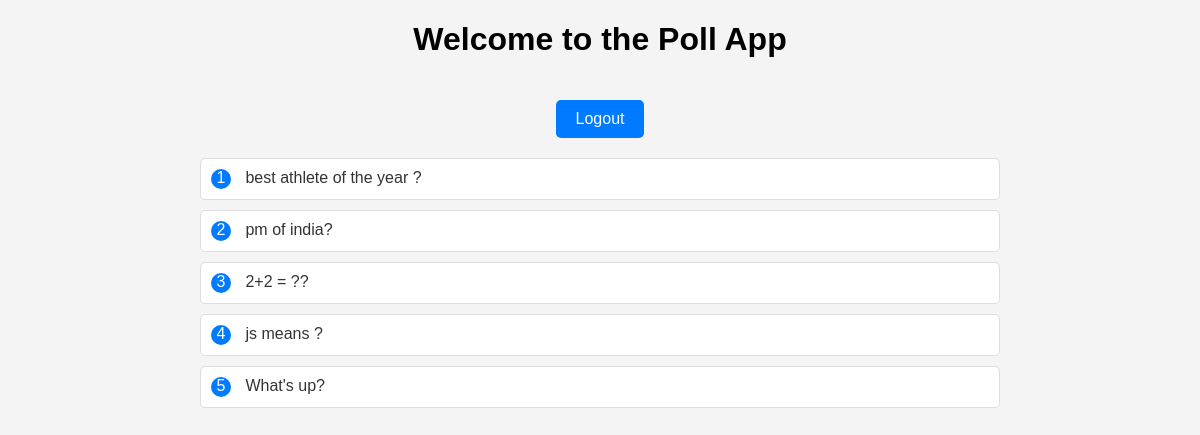
The page /polls/ (signed in) on the database its author committed.
### polls/models.py (models this page shows, shortened)
class Question(models.Model):
    question_text = models.CharField(max_length=200)
    pub_date = models.DateTimeField("date published")

### polls/views.py (the view)
# urls.py: path("", views.IndexView.as_view(), name="index"),
class IndexView(generic.ListView):
    template_name = "polls/index.html"
    context_object_name = "latest_question_list"
    def get_queryset(self):
        return Question.objects.order_by("-pub_date")[:5]

### polls/templates/polls/index.html (shortened to what this page needs)
<!DOCTYPE html>
<html lang="en">
<head>
</head>
<body>
 <h1> Welcome to the Poll App </h1>
    <div class="container">
      <center>
        {% if user.is_authenticated %}
            <a href="{% url 'logout' %}" class="btn btn-primary">Logout</a>
        {% else %}
            <a href="{% url 'login' %}" id="loginButton" class="btn btn-primary">Login</a>
        {% endif %}
      </center>
        <div class="poll-list">
            {% if latest_question_list %}
                <ol class="polls">
                    {% for question in latest_question_list %}
                        <li class="poll-item">
                            <span class="poll-number">{{ forloop.counter }}</span>
                            <a href="{% url 'polls:detail' question.id %}" class="poll-question">{{ question.question_text }}</a>
                        </li>
                    {% endfor %}
                </ol>
            {% else %}
                <p>No polls available.</p>
            {% endif %}
        </div>
    </div>
</body>
</html>

### polls/templates/polls/index.html (style rules this page uses)
body { font-family: 'Arial', sans-serif; background-color: #f4f4f4; margin: 0; padding: 0; }
h1 { text-align: center }
.container { max-width: 800px; margin: 0 auto; padding: 20px; }
.btn { display: inline-block; padding: 10px 20px; text-decoration: none; color: #fff; background-color: #007bff; border-radius: 5px; transition: background-color 0.3s ease; }
.poll-list { margin-top: 20px; }
.polls { list-style-type: none; padding: 0; }
.poll-item { margin-bottom: 10px; background-color: #fff; border: 1px solid #ddd; border-radius: 5px; padding: 10px; }
.poll-number { display: inline-block; width: 20px; height: 20px; background-color: #007bff; color: #fff; text-align: center; border-radius: 50%; margin-right: 10px; }
.poll-question { text-decoration: none; color: #333; }

### rows shown on the page
Question: question_text "best athlete of the year ?"
Question: question_text "pm of india?"
Question: question_text "2+2 = ??"
Question: question_text "js means ?"
Question: question_text "What's up?"
